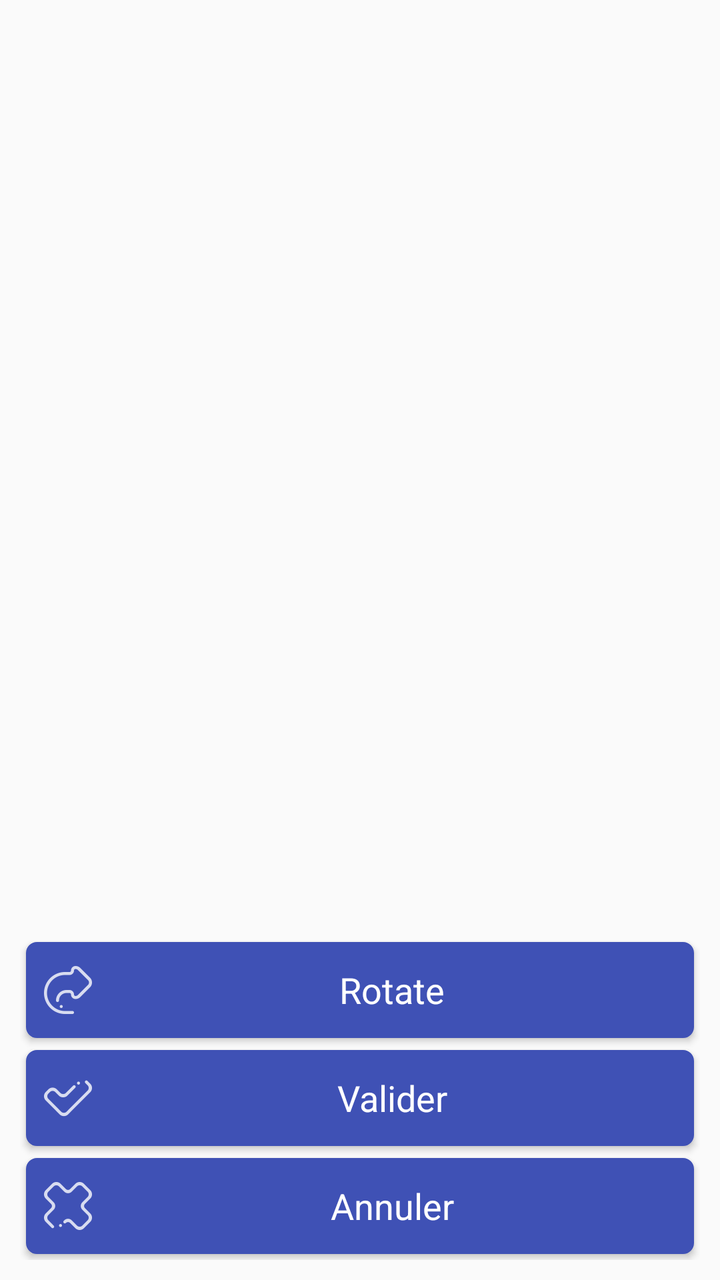
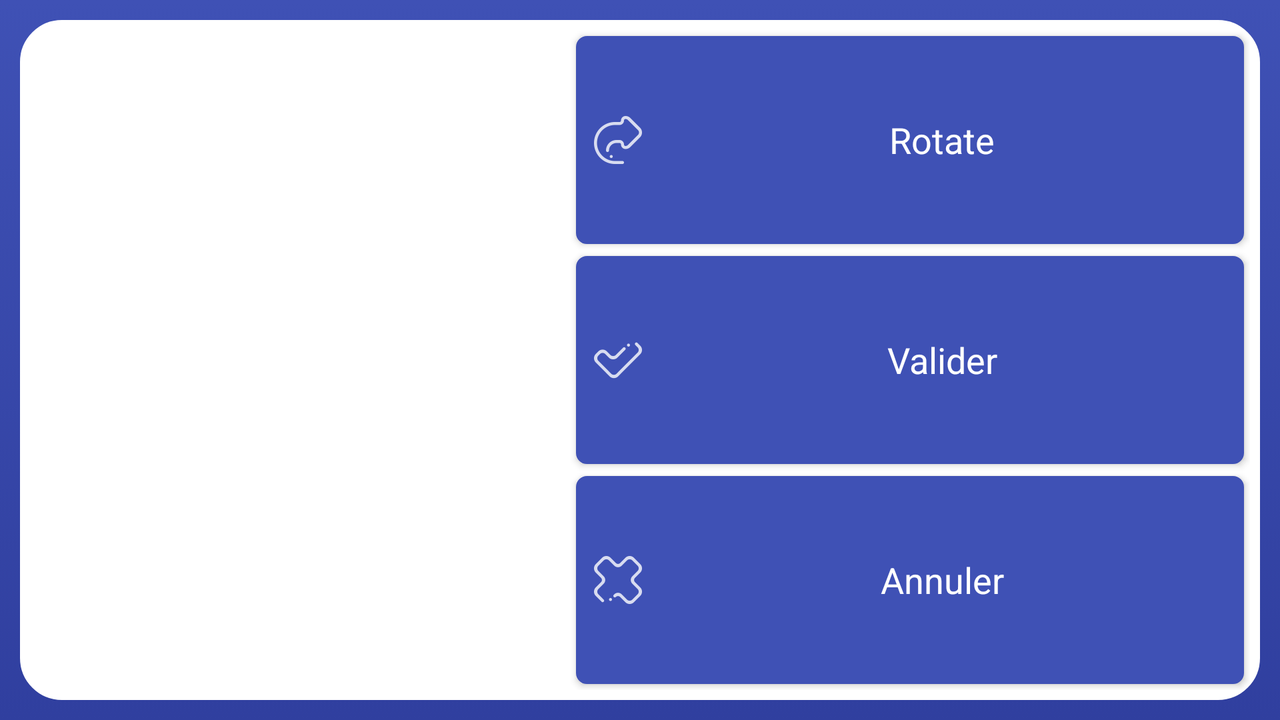

Two renders of one Android screen. The first uses the default layout on a phone; the second uses the alternative layout the repository ships for a different screen configuration, on a matching device. The two XML files are below.
<!-- AndroidManifest.xml: application theme MyMaterialTheme -->
<!-- res/layout/activity_work_image.xml -->
<?xml version="1.0" encoding="utf-8"?>
<RelativeLayout xmlns:android="http://schemas.android.com/apk/res/android"
    android:layout_width="match_parent"
    android:layout_height="match_parent"
    android:orientation="vertical">

    <RelativeLayout
        android:layout_width="match_parent"
        android:layout_height="match_parent"
        android:layout_centerInParent="true"
        android:layout_margin="10dp">

        <ImageView
            android:id="@+id/work_image_view"
            android:layout_width="300dp"
            android:layout_height="300dp"
            android:layout_centerHorizontal="true"
            android:layout_marginLeft="10dp"
            android:layout_marginRight="10dp"
            android:layout_marginTop="30dp"
            android:contentDescription="@string/image_network"
            android:scaleType="fitCenter" />

        <LinearLayout
            android:id="@+id/work_image_linear_buttons"
            android:layout_width="match_parent"
            android:layout_height="wrap_content"
            android:layout_alignParentBottom="true"
            android:orientation="vertical">

            <Button
                android:id="@+id/work_image_button_rotate_image"
                android:layout_width="match_parent"
                android:layout_height="wrap_content"
                android:layout_margin="3dp"
                android:background="@drawable/mybutton"
                android:clickable="true"
                android:drawableLeft="@drawable/ic_action_right"
                android:drawableStart="@drawable/ic_action_right"
                android:padding="5dp"
                android:text="@string/action_rotate"
                android:textAppearance="?android:attr/textAppearanceMedium"
                android:textColor="#fff"
                android:visibility="visible" />

            <Button
                android:id="@+id/work_image_button_save_image"
                android:layout_width="match_parent"
                android:layout_height="wrap_content"
                android:layout_margin="3dp"
                android:background="@drawable/mybutton"
                android:clickable="true"
                android:drawableLeft="@drawable/ic_action_accept"
                android:drawableStart="@drawable/ic_action_accept"
                android:padding="5dp"
                android:text="Valider"
                android:textAppearance="?android:attr/textAppearanceMedium"
                android:textColor="#fff"
                android:visibility="visible" />

            <Button
                android:id="@+id/work_image_button_delete_image"
                android:layout_width="match_parent"
                android:layout_height="wrap_content"
                android:layout_margin="3dp"
                android:background="@drawable/mybutton"
                android:clickable="true"
                android:drawableLeft="@drawable/ic_remove_inverse"
                android:drawableStart="@drawable/ic_remove_inverse"
                android:padding="5dp"
                android:text="Annuler"
                android:textAppearance="?android:attr/textAppearanceMedium"
                android:textColor="#fff"
                android:visibility="visible" />

        </LinearLayout>
    </RelativeLayout>
</RelativeLayout>
<!-- resources referenced by this layout -->
<resources>
  <!-- drawable ic_action_accept: png bitmap (drawable-hdpi, 542 bytes) -->
  <!-- drawable ic_action_right: png bitmap (drawable-hdpi, 754 bytes) -->
  <!-- drawable ic_remove_inverse: png bitmap (drawable-hdpi, 601 bytes) -->
  <!-- drawable mybutton (drawable) -->
  <?xml version="1.0" encoding="utf-8"?>
  <selector xmlns:android="http://schemas.android.com/apk/res/android" >
      <item android:state_pressed="true" >
          <shape android:shape="rectangle"  >
              <corners android:radius="5dip" />
              <stroke android:width="1dip" android:color="@color/ColorPrimary" />
              <solid android:startColor="@color/ColorPrimaryDark" />
          </shape>
      </item>
      <item android:state_focused="true">
          <shape android:shape="rectangle" >
              <corners android:radius="5dip" />
              <stroke android:width="1dip" android:color="@color/ColorPrimary" />
              <solid android:color="@color/ColorPrimary"/>
          </shape>
      </item>
      <item >
          <shape android:shape="rectangle"  >
              <corners android:radius="5dip" />
              <stroke android:width="1dip" android:color="@color/ColorPrimary" />
              <solid android:color="@color/ColorPrimary"/>
          </shape>
      </item>
  </selector>
  <string name="action_rotate">Rotate</string>
  <string name="image_network" translatable="false">image_network</string>
  <!-- from res/values-v21/ -->
  <style name="MyMaterialTheme" parent="MyMaterialTheme.Base">
  
      </style>
  <color name="ColorPrimary">#3f51b5</color>
  <color name="ColorPrimaryDark">#303f9f</color>
  <!-- from res/values-v21/ -->
  <style name="MyMaterialTheme.Base" parent="Theme.AppCompat.Light.DarkActionBar">
          <item name="windowNoTitle">false</item>
          <item name="windowActionBar">true</item>
          <item name="colorPrimary">@color/ColorPrimary</item>
          <item name="colorPrimaryDark">@color/ColorPrimaryDark</item>
          <item name="colorAccent">@color/ColorAccent</item>
          <item name="android:colorControlHighlight">@color/colorHighlight</item>
      </style>
  <color name="ColorAccent">#f50057</color>
  <color name="colorHighlight">#9fa8da</color>
</resources>
<!-- res/layout-land/activity_work_image.xml (the repository's variant of the layout above) -->
<!-- drawn on the phone turned sideways -->
<?xml version="1.0" encoding="utf-8"?>
<RelativeLayout xmlns:android="http://schemas.android.com/apk/res/android"
    android:layout_width="match_parent"
    android:layout_height="match_parent"
    android:background="@drawable/degrade"
    android:orientation="vertical">

    <RelativeLayout
        android:layout_width="match_parent"
        android:layout_height="match_parent"
        android:layout_centerInParent="true"
        android:layout_margin="10dp"
        android:background="@drawable/linear_corner">

        <ImageView
            android:id="@+id/work_image_view"
            android:layout_width="250dp"
            android:layout_height="250dp"
            android:layout_centerVertical="true"
            android:layout_marginLeft="10dp"
            android:layout_marginRight="10dp"
            android:layout_marginTop="10dp"
            android:contentDescription="@string/image_network"
            android:scaleType="fitCenter" />

        <LinearLayout
            android:id="@+id/work_image_linear_buttons"
            android:layout_width="match_parent"
            android:layout_height="match_parent"
            android:layout_centerVertical="true"
            android:layout_toEndOf="@id/work_image_view"
            android:layout_toRightOf="@id/work_image_view"
            android:orientation="vertical">

            <Button
                android:id="@+id/work_image_button_rotate_image"
                android:layout_width="match_parent"
                android:layout_height="0dp"
                android:layout_margin="3dp"
                android:layout_weight="0.3"
                android:background="@drawable/mybutton"
                android:clickable="true"
                android:drawableLeft="@drawable/ic_action_right"
                android:drawableStart="@drawable/ic_action_right"
                android:padding="5dp"
                android:text="@string/action_rotate"
                android:textAppearance="?android:attr/textAppearanceMedium"
                android:textColor="#fff"
                android:visibility="visible" />

            <Button
                android:id="@+id/work_image_button_save_image"
                android:layout_width="match_parent"
                android:layout_height="0dp"
                android:layout_margin="3dp"
                android:layout_weight="0.3"
                android:background="@drawable/mybutton"
                android:clickable="true"
                android:drawableLeft="@drawable/ic_action_accept"
                android:drawableStart="@drawable/ic_action_accept"
                android:padding="5dp"
                android:text="Valider"
                android:textAppearance="?android:attr/textAppearanceMedium"
                android:textColor="#fff"
                android:visibility="visible" />

            <Button
                android:id="@+id/work_image_button_delete_image"
                android:layout_width="match_parent"
                android:layout_height="0dp"
                android:layout_margin="3dp"
                android:layout_weight="0.3"
                android:background="@drawable/mybutton"
                android:clickable="true"
                android:drawableLeft="@drawable/ic_remove_inverse"
                android:drawableStart="@drawable/ic_remove_inverse"
                android:padding="5dp"
                android:text="Annuler"
                android:textAppearance="?android:attr/textAppearanceMedium"
                android:textColor="#fff"
                android:visibility="visible" />
        </LinearLayout>
    </RelativeLayout>
</RelativeLayout>
<!-- resources referenced by the variant -->
<!-- as the phone turned sideways resolves them -->
<resources>
  <!-- drawable degrade (drawable) -->
  <?xml version="1.0" encoding="utf-8"?>
  <selector xmlns:android="http://schemas.android.com/apk/res/android">
      <item>
          <shape>
              <gradient android:angle="90" android:endColor="@color/ColorPrimary" android:startColor="@color/ColorPrimaryDark" android:type="linear" />
          </shape>
      </item>
  </selector>
  <!-- drawable ic_action_accept: png bitmap (drawable-hdpi, 542 bytes) -->
  <!-- drawable ic_action_right: png bitmap (drawable-hdpi, 754 bytes) -->
  <!-- drawable ic_remove_inverse: png bitmap (drawable-hdpi, 601 bytes) -->
  <!-- drawable linear_corner (drawable) -->
  <shape xmlns:android="http://schemas.android.com/apk/res/android"
      android:shape="rectangle">
  
      <solid android:color="#ffffff" />
  
      <stroke
          android:width="2dp"
          android:color="#ffffff" />
  
      <padding
          android:bottom="5dp"
          android:left="5dp"
          android:right="5dp"
          android:top="5dp" />
  
      <corners android:radius="20dp" />
  
  </shape>
  <!-- drawable mybutton (drawable) -->
  <?xml version="1.0" encoding="utf-8"?>
  <selector xmlns:android="http://schemas.android.com/apk/res/android" >
      <item android:state_pressed="true" >
          <shape android:shape="rectangle"  >
              <corners android:radius="5dip" />
              <stroke android:width="1dip" android:color="@color/ColorPrimary" />
              <solid android:startColor="@color/ColorPrimaryDark" />
          </shape>
      </item>
      <item android:state_focused="true">
          <shape android:shape="rectangle" >
              <corners android:radius="5dip" />
              <stroke android:width="1dip" android:color="@color/ColorPrimary" />
              <solid android:color="@color/ColorPrimary"/>
          </shape>
      </item>
      <item >
          <shape android:shape="rectangle"  >
              <corners android:radius="5dip" />
              <stroke android:width="1dip" android:color="@color/ColorPrimary" />
              <solid android:color="@color/ColorPrimary"/>
          </shape>
      </item>
  </selector>
  <string name="action_rotate">Rotate</string>
  <string name="image_network" translatable="false">image_network</string>
  <!-- from res/values-v21/ -->
  <style name="MyMaterialTheme" parent="MyMaterialTheme.Base">
  
      </style>
  <color name="ColorPrimary">#3f51b5</color>
  <color name="ColorPrimaryDark">#303f9f</color>
  <!-- from res/values-v21/ -->
  <style name="MyMaterialTheme.Base" parent="Theme.AppCompat.Light.DarkActionBar">
          <item name="windowNoTitle">false</item>
          <item name="windowActionBar">true</item>
          <item name="colorPrimary">@color/ColorPrimary</item>
          <item name="colorPrimaryDark">@color/ColorPrimaryDark</item>
          <item name="colorAccent">@color/ColorAccent</item>
          <item name="android:colorControlHighlight">@color/colorHighlight</item>
      </style>
  <color name="ColorAccent">#f50057</color>
  <color name="colorHighlight">#9fa8da</color>
</resources>
